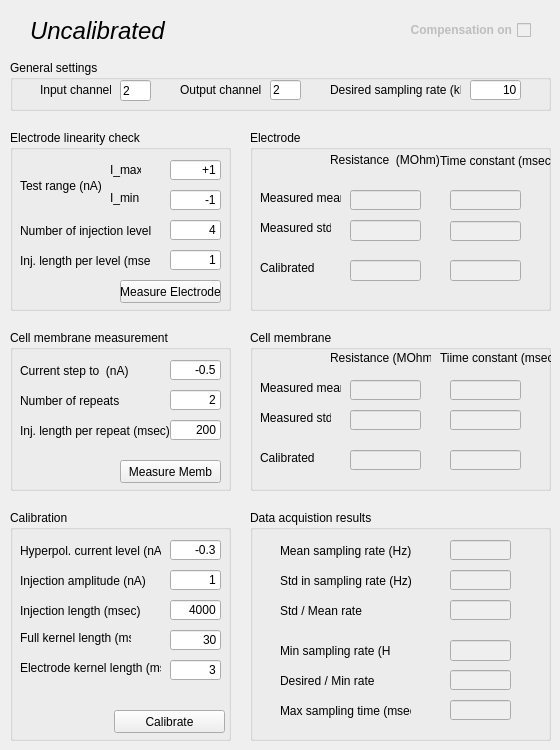
   <widget class="QWidget" name="electrode3">
    <attribute name="title">
     <string>Electrode 3</string>
    </attribute>
    <widget class="QLabel" name="lInfo_3">
     <property name="geometry">
      <rect>
       <x>30</x>
       <y>10</y>
       <width>371</width>
       <height>41</height>
      </rect>
     </property>
     <property name="font">
      <font>
       <pointsize>18</pointsize>
       <italic>true</italic>
      </font>
     </property>
     <property name="text">
      <string>Uncalibrated</string>
     </property>
    </widget>
    <widget class="QCheckBox" name="cbCompOn_3">
     <property name="enabled">
      <bool>false</bool>
     </property>
     <property name="geometry">
      <rect>
       <x>410</x>
       <y>20</y>
       <width>121</width>
       <height>20</height>
      </rect>
     </property>
     <property name="font">
      <font>
       <weight>75</weight>
       <bold>true</bold>
      </font>
     </property>
     <property name="layoutDirection">
      <enum>Qt::RightToLeft</enum>
     </property>
     <property name="text">
      <string>Compensation on</string>
     </property>
     <property name="checkable">
      <bool>false</bool>
     </property>
    </widget>
    <widget class="QGroupBox" name="gbGeneral_3">
     <property name="geometry">
      <rect>
       <x>10</x>
       <y>60</y>
       <width>541</width>
       <height>51</height>
      </rect>
     </property>
     <property name="title">
      <string>General settings</string>
     </property>
     <widget class="QLabel" name="label_56">
      <property name="geometry">
       <rect>
        <x>170</x>
        <y>20</y>
        <width>81</width>
        <height>20</height>
       </rect>
      </property>
      <property name="text">
       <string>Output channel</string>
      </property>
     </widget>
     <widget class="QLineEdit" name="leGenInChannelNum_3">
      <property name="geometry">
       <rect>
        <x>110</x>
        <y>20</y>
        <width>31</width>
        <height>21</height>
       </rect>
      </property>
      <property name="layoutDirection">
       <enum>Qt::RightToLeft</enum>
      </property>
      <property name="text">
       <string>2</string>
      </property>
     </widget>
     <widget class="QLabel" name="label_57">
      <property name="geometry">
       <rect>
        <x>30</x>
        <y>20</y>
        <width>71</width>
        <height>20</height>
       </rect>
      </property>
      <property name="text">
       <string>Input channel</string>
      </property>
     </widget>
     <widget class="QLineEdit" name="leGenOutChannelNum_3">
      <property name="geometry">
       <rect>
        <x>260</x>
        <y>20</y>
        <width>31</width>
        <height>20</height>
       </rect>
      </property>
      <property name="layoutDirection">
       <enum>Qt::RightToLeft</enum>
      </property>
      <property name="text">
       <string>2</string>
      </property>
     </widget>
     <widget class="QLabel" name="label_58">
      <property name="geometry">
       <rect>
        <x>320</x>
        <y>20</y>
        <width>131</width>
        <height>20</height>
       </rect>
      </property>
      <property name="text">
       <string>Desired sampling rate (kHz)</string>
      </property>
     </widget>
     <widget class="QLineEdit" name="leGenSamplingRate_3">
      <property name="geometry">
       <rect>
        <x>460</x>
        <y>20</y>
        <width>51</width>
        <height>20</height>
       </rect>
      </property>
      <property name="text">
       <string>10</string>
      </property>
      <property name="alignment">
       <set>Qt::AlignRight|Qt::AlignTrailing|Qt::AlignVCenter</set>
      </property>
     </widget>
    </widget>
    <widget class="QGroupBox" name="gbLinRes_3">
     <property name="geometry">
      <rect>
       <x>250</x>
       <y>130</y>
       <width>301</width>
       <height>181</height>
      </rect>
     </property>
     <property name="title">
      <string>Electrode</string>
     </property>
     <widget class="QLabel" name="label_63">
      <property name="geometry">
       <rect>
        <x>190</x>
        <y>20</y>
        <width>111</width>
        <height>21</height>
       </rect>
      </property>
      <property name="text">
       <string>Time constant (msec)</string>
      </property>
     </widget>
     <widget class="QLabel" name="label_64">
      <property name="geometry">
       <rect>
        <x>10</x>
        <y>60</y>
        <width>81</width>
        <height>16</height>
       </rect>
      </property>
      <property name="text">
       <string>Measured mean</string>
      </property>
     </widget>
     <widget class="QLineEdit" name="leElecMeasRes_3">
      <property name="enabled">
       <bool>false</bool>
      </property>
      <property name="geometry">
       <rect>
        <x>100</x>
        <y>60</y>
        <width>71</width>
        <height>20</height>
       </rect>
      </property>
      <property name="alignment">
       <set>Qt::AlignRight|Qt::AlignTrailing|Qt::AlignVCenter</set>
      </property>
     </widget>
     <widget class="QLineEdit" name="leElecCalibRes_3">
      <property name="enabled">
       <bool>false</bool>
      </property>
      <property name="geometry">
       <rect>
        <x>100</x>
        <y>130</y>
        <width>71</width>
        <height>21</height>
       </rect>
      </property>
      <property name="alignment">
       <set>Qt::AlignRight|Qt::AlignTrailing|Qt::AlignVCenter</set>
      </property>
     </widget>
     <widget class="QLabel" name="label_65">
      <property name="geometry">
       <rect>
        <x>80</x>
        <y>20</y>
        <width>111</width>
        <height>20</height>
       </rect>
      </property>
      <property name="text">
       <string>Resistance  (MOhm)</string>
      </property>
     </widget>
     <widget class="QLabel" name="label_66">
      <property name="geometry">
       <rect>
        <x>10</x>
        <y>130</y>
        <width>61</width>
        <height>16</height>
       </rect>
      </property>
      <property name="text">
       <string>Calibrated</string>
      </property>
     </widget>
     <widget class="QLineEdit" name="leElecMeasTime_3">
      <property name="enabled">
       <bool>false</bool>
      </property>
      <property name="geometry">
       <rect>
        <x>200</x>
        <y>60</y>
        <width>71</width>
        <height>20</height>
       </rect>
      </property>
      <property name="alignment">
       <set>Qt::AlignRight|Qt::AlignTrailing|Qt::AlignVCenter</set>
      </property>
     </widget>
     <widget class="QLineEdit" name="leElecResStd_3">
      <property name="enabled">
       <bool>false</bool>
      </property>
      <property name="geometry">
       <rect>
        <x>100</x>
        <y>90</y>
        <width>71</width>
        <height>21</height>
       </rect>
      </property>
      <property name="alignment">
       <set>Qt::AlignRight|Qt::AlignTrailing|Qt::AlignVCenter</set>
      </property>
     </widget>
     <widget class="QLabel" name="label_67">
      <property name="geometry">
       <rect>
        <x>10</x>
        <y>90</y>
        <width>71</width>
        <height>16</height>
       </rect>
      </property>
      <property name="text">
       <string>Measured std</string>
      </property>
     </widget>
     <widget class="QLineEdit" name="leElecTimeStd_3">
      <property name="enabled">
       <bool>false</bool>
      </property>
      <property name="geometry">
       <rect>
        <x>200</x>
        <y>91</y>
        <width>71</width>
        <height>20</height>
       </rect>
      </property>
      <property name="alignment">
       <set>Qt::AlignRight|Qt::AlignTrailing|Qt::AlignVCenter</set>
      </property>
     </widget>
     <widget class="QLineEdit" name="leElecCalibTime_3">
      <property name="enabled">
       <bool>false</bool>
      </property>
      <property name="geometry">
       <rect>
        <x>200</x>
        <y>130</y>
        <width>71</width>
        <height>21</height>
       </rect>
      </property>
      <property name="alignment">
       <set>Qt::AlignRight|Qt::AlignTrailing|Qt::AlignVCenter</set>
      </property>
     </widget>
    </widget>
    <widget class="QGroupBox" name="gpTimeRes_3">
     <property name="geometry">
      <rect>
       <x>250</x>
       <y>510</y>
       <width>301</width>
       <height>231</height>
      </rect>
     </property>
     <property name="title">
      <string>Data acquistion results</string>
     </property>
     <widget class="QLabel" name="label_68">
      <property name="geometry">
       <rect>
        <x>30</x>
        <y>30</y>
        <width>141</width>
        <height>21</height>
       </rect>
      </property>
      <property name="text">
       <string>Mean sampling rate (Hz)</string>
      </property>
     </widget>
     <widget class="QLabel" name="label_69">
      <property name="geometry">
       <rect>
        <x>30</x>
        <y>130</y>
        <width>111</width>
        <height>21</height>
       </rect>
      </property>
      <property name="text">
       <string>Min sampling rate (Hz)</string>
      </property>
     </widget>
     <widget class="QLineEdit" name="leAverSamplRate_3">
      <property name="enabled">
       <bool>false</bool>
      </property>
      <property name="geometry">
       <rect>
        <x>200</x>
        <y>30</y>
        <width>61</width>
        <height>20</height>
       </rect>
      </property>
      <property name="alignment">
       <set>Qt::AlignRight|Qt::AlignTrailing|Qt::AlignVCenter</set>
      </property>
     </widget>
     <widget class="QLineEdit" name="leMinSRate_3">
      <property name="enabled">
       <bool>false</bool>
      </property>
      <property name="geometry">
       <rect>
        <x>200</x>
        <y>130</y>
        <width>61</width>
        <height>21</height>
       </rect>
      </property>
      <property name="alignment">
       <set>Qt::AlignRight|Qt::AlignTrailing|Qt::AlignVCenter</set>
      </property>
     </widget>
     <widget class="QLabel" name="label_70">
      <property name="geometry">
       <rect>
        <x>30</x>
        <y>60</y>
        <width>131</width>
        <height>21</height>
       </rect>
      </property>
      <property name="text">
       <string>Std in sampling rate (Hz)</string>
      </property>
     </widget>
     <widget class="QLineEdit" name="leSTDSamplingRate_3">
      <property name="enabled">
       <bool>false</bool>
      </property>
      <property name="geometry">
       <rect>
        <x>200</x>
        <y>60</y>
        <width>61</width>
        <height>20</height>
       </rect>
      </property>
      <property name="alignment">
       <set>Qt::AlignRight|Qt::AlignTrailing|Qt::AlignVCenter</set>
      </property>
     </widget>
     <widget class="QLineEdit" name="leDesPerMinRate_3">
      <property name="enabled">
       <bool>false</bool>
      </property>
      <property name="geometry">
       <rect>
        <x>200</x>
        <y>160</y>
        <width>61</width>
        <height>20</height>
       </rect>
      </property>
      <property name="alignment">
       <set>Qt::AlignRight|Qt::AlignTrailing|Qt::AlignVCenter</set>
      </property>
     </widget>
     <widget class="QLabel" name="label_71">
      <property name="geometry">
       <rect>
        <x>30</x>
        <y>160</y>
        <width>111</width>
        <height>21</height>
       </rect>
      </property>
      <property name="text">
       <string>Desired / Min rate </string>
      </property>
     </widget>
     <widget class="QLabel" name="label_72">
      <property name="geometry">
       <rect>
        <x>30</x>
        <y>190</y>
        <width>131</width>
        <height>21</height>
       </rect>
      </property>
      <property name="text">
       <string>Max sampling time (msec)</string>
      </property>
     </widget>
     <widget class="QLineEdit" name="leMaxSTime_3">
      <property name="enabled">
       <bool>false</bool>
      </property>
      <property name="geometry">
       <rect>
        <x>200</x>
        <y>190</y>
        <width>61</width>
        <height>20</height>
       </rect>
      </property>
      <property name="alignment">
       <set>Qt::AlignRight|Qt::AlignTrailing|Qt::AlignVCenter</set>
      </property>
     </widget>
     <widget class="QLabel" name="label_128">
      <property name="geometry">
       <rect>
        <x>30</x>
        <y>90</y>
        <width>111</width>
        <height>21</height>
       </rect>
      </property>
      <property name="text">
       <string>Std / Mean rate </string>
      </property>
     </widget>
     <widget class="QLineEdit" name="leStdPerMeanRate_3">
      <property name="enabled">
       <bool>false</bool>
      </property>
      <property name="geometry">
       <rect>
        <x>200</x>
        <y>90</y>
        <width>61</width>
        <height>20</height>
       </rect>
      </property>
      <property name="alignment">
       <set>Qt::AlignRight|Qt::AlignTrailing|Qt::AlignVCenter</set>
      </property>
     </widget>
    </widget>
    <widget class="QGroupBox" name="gbCalibration_3">
     <property name="enabled">
      <bool>true</bool>
     </property>
     <property name="geometry">
      <rect>
       <x>10</x>
       <y>510</y>
       <width>221</width>
       <height>231</height>
      </rect>
     </property>
     <property name="title">
      <string>Calibration</string>
     </property>
     <widget class="QPushButton" name="calibrateButton_3">
      <property name="geometry">
       <rect>
        <x>104</x>
        <y>200</y>
        <width>111</width>
        <height>23</height>
       </rect>
      </property>
      <property name="text">
       <string>Calibrate</string>
      </property>
      <property name="checkable">
       <bool>false</bool>
      </property>
      <property name="autoDefault">
       <bool>true</bool>
      </property>
     </widget>
     <widget class="QLabel" name="label_73">
      <property name="geometry">
       <rect>
        <x>10</x>
        <y>60</y>
        <width>131</width>
        <height>21</height>
       </rect>
      </property>
      <property name="text">
       <string>Injection amplitude (nA)</string>
      </property>
     </widget>
     <widget class="QLineEdit" name="leCalInjAmp_3">
      <property name="geometry">
       <rect>
        <x>160</x>
        <y>60</y>
        <width>51</width>
        <height>20</height>
       </rect>
      </property>
      <property name="text">
       <string>1</string>
      </property>
      <property name="alignment">
       <set>Qt::AlignRight|Qt::AlignTrailing|Qt::AlignVCenter</set>
      </property>
     </widget>
     <widget class="QLabel" name="label_74">
      <property name="geometry">
       <rect>
        <x>10</x>
        <y>120</y>
        <width>111</width>
        <height>16</height>
       </rect>
      </property>
      <property name="text">
       <string>Full kernel length (ms)</string>
      </property>
     </widget>
     <widget class="QLabel" name="label_75">
      <property name="geometry">
       <rect>
        <x>10</x>
        <y>150</y>
        <width>141</width>
        <height>16</height>
       </rect>
      </property>
      <property name="text">
       <string>Electrode kernel length (ms)</string>
      </property>
     </widget>
     <widget class="QLineEdit" name="leCalFKLen_3">
      <property name="geometry">
       <rect>
        <x>160</x>
        <y>120</y>
        <width>51</width>
        <height>20</height>
       </rect>
      </property>
      <property name="text">
       <string>30</string>
      </property>
      <property name="alignment">
       <set>Qt::AlignRight|Qt::AlignTrailing|Qt::AlignVCenter</set>
      </property>
     </widget>
     <widget class="QLineEdit" name="leCalEKLen_3">
      <property name="geometry">
       <rect>
        <x>160</x>
        <y>150</y>
        <width>51</width>
        <height>20</height>
       </rect>
      </property>
      <property name="text">
       <string>3</string>
      </property>
      <property name="alignment">
       <set>Qt::AlignRight|Qt::AlignTrailing|Qt::AlignVCenter</set>
      </property>
     </widget>
     <widget class="QLineEdit" name="leHyperpolCurr_3">
      <property name="geometry">
       <rect>
        <x>160</x>
        <y>30</y>
        <width>51</width>
        <height>20</height>
       </rect>
      </property>
      <property name="text">
       <string>-0.3</string>
      </property>
      <property name="alignment">
       <set>Qt::AlignRight|Qt::AlignTrailing|Qt::AlignVCenter</set>
      </property>
     </widget>
     <widget class="QLabel" name="label_112">
      <property name="geometry">
       <rect>
        <x>10</x>
        <y>30</y>
        <width>141</width>
        <height>21</height>
       </rect>
      </property>
      <property name="text">
       <string>Hyperpol. current level (nA)</string>
      </property>
     </widget>
     <widget class="QLabel" name="label_76">
      <property name="geometry">
       <rect>
        <x>10</x>
        <y>90</y>
        <width>131</width>
        <height>21</height>
       </rect>
      </property>
      <property name="text">
       <string>Injection length (msec)</string>
      </property>
     </widget>
     <widget class="QLineEdit" name="leCalInjLen_3">
      <property name="geometry">
       <rect>
        <x>160</x>
        <y>90</y>
        <width>51</width>
        <height>20</height>
       </rect>
      </property>
      <property name="text">
       <string>4000</string>
      </property>
      <property name="alignment">
       <set>Qt::AlignRight|Qt::AlignTrailing|Qt::AlignVCenter</set>
      </property>
     </widget>
    </widget>
    <widget class="QGroupBox" name="gbMembRes_3">
     <property name="geometry">
      <rect>
       <x>250</x>
       <y>330</y>
       <width>301</width>
       <height>161</height>
      </rect>
     </property>
     <property name="title">
      <string>Cell membrane</string>
     </property>
     <widget class="QLabel" name="label_82">
      <property name="geometry">
       <rect>
        <x>190</x>
        <y>20</y>
        <width>111</width>
        <height>16</height>
       </rect>
      </property>
      <property name="text">
       <string>Tiime constant (msec)</string>
      </property>
     </widget>
     <widget class="QLabel" name="label_83">
      <property name="geometry">
       <rect>
        <x>10</x>
        <y>50</y>
        <width>81</width>
        <height>16</height>
       </rect>
      </property>
      <property name="text">
       <string>Measured mean</string>
      </property>
     </widget>
     <widget class="QLineEdit" name="leCellMeasRes_3">
      <property name="enabled">
       <bool>false</bool>
      </property>
      <property name="geometry">
       <rect>
        <x>100</x>
        <y>50</y>
        <width>71</width>
        <height>20</height>
       </rect>
      </property>
      <property name="alignment">
       <set>Qt::AlignRight|Qt::AlignTrailing|Qt::AlignVCenter</set>
      </property>
     </widget>
     <widget class="QLineEdit" name="leCellCalibRes_3">
      <property name="enabled">
       <bool>false</bool>
      </property>
      <property name="geometry">
       <rect>
        <x>100</x>
        <y>120</y>
        <width>71</width>
        <height>20</height>
       </rect>
      </property>
      <property name="alignment">
       <set>Qt::AlignRight|Qt::AlignTrailing|Qt::AlignVCenter</set>
      </property>
     </widget>
     <widget class="QLabel" name="label_84">
      <property name="geometry">
       <rect>
        <x>80</x>
        <y>20</y>
        <width>101</width>
        <height>16</height>
       </rect>
      </property>
      <property name="text">
       <string>Resistance (MOhm)</string>
      </property>
     </widget>
     <widget class="QLabel" name="label_85">
      <property name="geometry">
       <rect>
        <x>10</x>
        <y>120</y>
        <width>61</width>
        <height>16</height>
       </rect>
      </property>
      <property name="text">
       <string>Calibrated</string>
      </property>
     </widget>
     <widget class="QLineEdit" name="leCellMeasTime_3">
      <property name="enabled">
       <bool>false</bool>
      </property>
      <property name="geometry">
       <rect>
        <x>200</x>
        <y>50</y>
        <width>71</width>
        <height>20</height>
       </rect>
      </property>
      <property name="alignment">
       <set>Qt::AlignRight|Qt::AlignTrailing|Qt::AlignVCenter</set>
      </property>
     </widget>
     <widget class="QLineEdit" name="leCellCalibTime_3">
      <property name="enabled">
       <bool>false</bool>
      </property>
      <property name="geometry">
       <rect>
        <x>200</x>
        <y>120</y>
        <width>71</width>
        <height>20</height>
       </rect>
      </property>
      <property name="alignment">
       <set>Qt::AlignRight|Qt::AlignTrailing|Qt::AlignVCenter</set>
      </property>
     </widget>
     <widget class="QLabel" name="label_116">
      <property name="geometry">
       <rect>
        <x>10</x>
        <y>80</y>
        <width>71</width>
        <height>16</height>
       </rect>
      </property>
      <property name="text">
       <string>Measured std</string>
      </property>
     </widget>
     <widget class="QLineEdit" name="leCellResStd_3">
      <property name="enabled">
       <bool>false</bool>
      </property>
      <property name="geometry">
       <rect>
        <x>100</x>
        <y>80</y>
        <width>71</width>
        <height>20</height>
       </rect>
      </property>
      <property name="alignment">
       <set>Qt::AlignRight|Qt::AlignTrailing|Qt::AlignVCenter</set>
      </property>
     </widget>
     <widget class="QLineEdit" name="leCellTimeStd_3">
      <property name="enabled">
       <bool>false</bool>
      </property>
      <property name="geometry">
       <rect>
        <x>200</x>
        <y>80</y>
        <width>71</width>
        <height>20</height>
       </rect>
      </property>
      <property name="alignment">
       <set>Qt::AlignRight|Qt::AlignTrailing|Qt::AlignVCenter</set>
      </property>
     </widget>
    </widget>
    <widget class="QGroupBox" name="gbMembCheck_3">
     <property name="enabled">
      <bool>true</bool>
     </property>
     <property name="geometry">
      <rect>
       <x>10</x>
       <y>330</y>
       <width>221</width>
       <height>161</height>
      </rect>
     </property>
     <property name="title">
      <string>Cell membrane measurement</string>
     </property>
     <widget class="QLineEdit" name="leMembIStep_3">
      <property name="geometry">
       <rect>
        <x>160</x>
        <y>30</y>
        <width>51</width>
        <height>20</height>
       </rect>
      </property>
      <property name="text">
       <string>-0.5</string>
      </property>
      <property name="alignment">
       <set>Qt::AlignRight|Qt::AlignTrailing|Qt::AlignVCenter</set>
      </property>
     </widget>
     <widget class="QLabel" name="label_86">
      <property name="geometry">
       <rect>
        <x>10</x>
        <y>60</y>
        <width>121</width>
        <height>21</height>
       </rect>
      </property>
      <property name="text">
       <string>Number of repeats</string>
      </property>
     </widget>
     <widget class="QLabel" name="label_87">
      <property name="geometry">
       <rect>
        <x>10</x>
        <y>30</y>
        <width>111</width>
        <height>21</height>
       </rect>
      </property>
      <property name="text">
       <string>Current step to  (nA)</string>
      </property>
     </widget>
     <widget class="QLineEdit" name="leMembRepNum_3">
      <property name="geometry">
       <rect>
        <x>160</x>
        <y>60</y>
        <width>51</width>
        <height>20</height>
       </rect>
      </property>
      <property name="text">
       <string>2</string>
      </property>
      <property name="alignment">
       <set>Qt::AlignRight|Qt::AlignTrailing|Qt::AlignVCenter</set>
      </property>
     </widget>
     <widget class="QPushButton" name="membMeasButton_3">
      <property name="geometry">
       <rect>
        <x>110</x>
        <y>130</y>
        <width>101</width>
        <height>23</height>
       </rect>
      </property>
      <property name="text">
       <string>Measure Memb</string>
      </property>
     </widget>
     <widget class="QLabel" name="label_88">
      <property name="geometry">
       <rect>
        <x>10</x>
        <y>90</y>
        <width>151</width>
        <height>21</height>
       </rect>
      </property>
      <property name="text">
       <string>Inj. length per repeat (msec)</string>
      </property>
     </widget>
     <widget class="QLineEdit" name="leMembInjLen_3">
      <property name="geometry">
       <rect>
        <x>160</x>
        <y>90</y>
        <width>51</width>
        <height>20</height>
       </rect>
      </property>
      <property name="text">
       <string>200</string>
      </property>
      <property name="alignment">
       <set>Qt::AlignRight|Qt::AlignTrailing|Qt::AlignVCenter</set>
      </property>
     </widget>
    </widget>
    <widget class="QGroupBox" name="gbLinCheck_3">
     <property name="enabled">
      <bool>true</bool>
     </property>
     <property name="geometry">
      <rect>
       <x>10</x>
       <y>130</y>
       <width>221</width>
       <height>181</height>
      </rect>
     </property>
     <property name="title">
      <string>Electrode linearity check</string>
     </property>
     <widget class="QLineEdit" name="leElecMinCurrent_3">
      <property name="geometry">
       <rect>
        <x>160</x>
        <y>60</y>
        <width>51</width>
        <height>20</height>
       </rect>
      </property>
      <property name="text">
       <string>-1</string>
      </property>
      <property name="alignment">
       <set>Qt::AlignRight|Qt::AlignTrailing|Qt::AlignVCenter</set>
      </property>
     </widget>
     <widget class="QLineEdit" name="leElecMaxCurrent_3">
      <property name="geometry">
       <rect>
        <x>160</x>
        <y>30</y>
        <width>51</width>
        <height>20</height>
       </rect>
      </property>
      <property name="text">
       <string>+1</string>
      </property>
      <property name="alignment">
       <set>Qt::AlignRight|Qt::AlignTrailing|Qt::AlignVCenter</set>
      </property>
     </widget>
     <widget class="QLabel" name="label_79">
      <property name="geometry">
       <rect>
        <x>10</x>
        <y>90</y>
        <width>131</width>
        <height>21</height>
       </rect>
      </property>
      <property name="text">
       <string>Number of injection levels</string>
      </property>
     </widget>
     <widget class="QLabel" name="label_80">
      <property name="geometry">
       <rect>
        <x>10</x>
        <y>40</y>
        <width>81</width>
        <height>31</height>
       </rect>
      </property>
      <property name="text">
       <string>Test range (nA)</string>
      </property>
     </widget>
     <widget class="QLineEdit" name="leElecLevelNum_3">
      <property name="geometry">
       <rect>
        <x>160</x>
        <y>90</y>
        <width>51</width>
        <height>20</height>
       </rect>
      </property>
      <property name="text">
       <string>4</string>
      </property>
      <property name="alignment">
       <set>Qt::AlignRight|Qt::AlignTrailing|Qt::AlignVCenter</set>
      </property>
     </widget>
     <widget class="QPushButton" name="elecMeasButton_3">
      <property name="geometry">
       <rect>
        <x>110</x>
        <y>150</y>
        <width>101</width>
        <height>23</height>
       </rect>
      </property>
      <property name="text">
       <string>Measure Electrode</string>
      </property>
     </widget>
     <widget class="QLabel" name="label_81">
      <property name="geometry">
       <rect>
        <x>10</x>
        <y>120</y>
        <width>131</width>
        <height>21</height>
       </rect>
      </property>
      <property name="text">
       <string>Inj. length per level (msec)</string>
      </property>
     </widget>
     <widget class="QLineEdit" name="leElecInjLen_3">
      <property name="geometry">
       <rect>
        <x>160</x>
        <y>120</y>
        <width>51</width>
        <height>20</height>
       </rect>
      </property>
      <property name="text">
       <string>1</string>
      </property>
      <property name="alignment">
       <set>Qt::AlignRight|Qt::AlignTrailing|Qt::AlignVCenter</set>
      </property>
     </widget>
    </widget>
    <widget class="QLabel" name="label_77">
     <property name="geometry">
      <rect>
       <x>110</x>
       <y>190</y>
       <width>41</width>
       <height>16</height>
      </rect>
     </property>
     <property name="text">
      <string>I_min</string>
     </property>
    </widget>
    <widget class="QLabel" name="label_78">
     <property name="geometry">
      <rect>
       <x>110</x>
       <y>160</y>
       <width>31</width>
       <height>20</height>
      </rect>
     </property>
     <property name="text">
      <string>I_max</string>
     </property>
    </widget>
   </widget>
